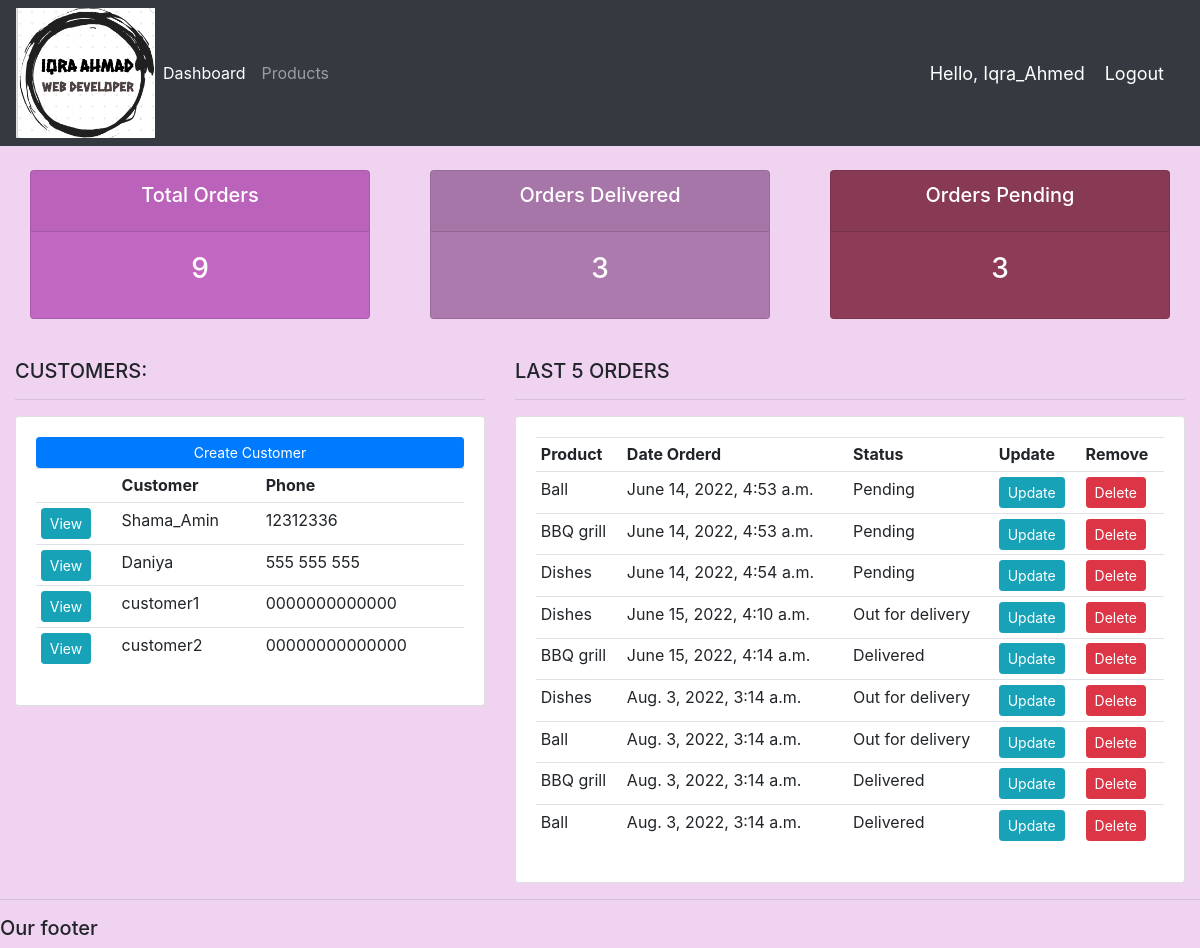
The app's page / (signed in) with its own data.
### accounts/models.py (models this page shows, shortened)
class Customer(models.Model):
	user = models.OneToOneField(User, null=True, blank=True, on_delete=models.CASCADE)
	name = models.CharField(max_length=200, null=True)
	phone = models.CharField(max_length=200, null=True)
	email = models.CharField(max_length=200, null=True)
	profile_pic = models.ImageField(default="profile1.png", null=True, blank=True)
	date_created = models.DateTimeField(auto_now_add=True, null=True)

class Order(models.Model):
	STATUS = (
			('Pending', 'Pending'),
			('Out for delivery', 'Out for delivery'),
			('Delivered', 'Delivered'),
			)
	customer = models.ForeignKey(Customer, null=True, on_delete= models.SET_NULL)
	product = models.ForeignKey(Product, null=True, on_delete= models.SET_NULL)
	date_created = models.DateTimeField(auto_now_add=True, null=True)
	status = models.CharField(max_length=200, null=True, choices=STATUS)
	note = models.CharField(max_length=1000, null=True)

class Product(models.Model):
	CATEGORY = (
			('Indoor', 'Indoor'),
			('Out Door', 'Out Door'),
			)
	name = models.CharField(max_length=200, null=True)
	price = models.FloatField(null=True)
	category = models.CharField(max_length=200, null=True, choices=CATEGORY)
	description = models.CharField(max_length=200, null=True, blank=True)
	date_created = models.DateTimeField(auto_now_add=True, null=True)
	tags = models.ManyToManyField(Tag)
	def __str__(self):
		return self.name

### accounts/decorators.py (the view)
	def wrapper_function(request, *args, **kwargs):
		group = None
		if request.user.groups.exists():
			group = request.user.groups.all()[0].name
		if group == 'customer':
			return redirect('user-page')
		if group == 'admin':
			return view_func(request, *args, **kwargs)

### accounts/views.py (called while the page is built)
@login_required(login_url='login')
@admin_only
def home(request):
	orders = Order.objects.all()
	customers = Customer.objects.all()
	total_customers = customers.count()
	total_orders = orders.count()
	delivered = orders.filter(status='Delivered').count()
	pending = orders.filter(status='Pending').count()
	context = {'orders':orders, 'customers':customers,
	'total_orders':total_orders,'delivered':delivered,
	'pending':pending }
	return render(request, 'accounts/dashboard.html', context)

### accounts/templates/accounts/dashboard.html
{%  extends 'accounts/main.html' %}
{% block content %}
{%  include 'accounts/status.html' %}
<br>
<div class="row">
	<div class="col-md-5">
		<h5>CUSTOMERS:</h5>
		<hr>
		<div class="card card-body">
			<a class="btn btn-primary  btn-sm btn-block" href="">Create Customer</a>
			<table class="table table-sm">
				<tr>
					<th></th>
					<th>Customer</th>
					<th>Phone</th>
				</tr>
				{% for customer in customers %}
					<tr>
						<td><a class="btn btn-sm btn-info" href="{% url 'customer' customer.id %}">View</a></td>
						<td>{{customer.name}}</td>
						<td>{{customer.phone}}</td>
					</tr>
				{% endfor %}
			</table>
		</div>
	</div>
	<div class="col-md-7">
		<h5>LAST 5 ORDERS</h5>
		<hr>
		<div class="card card-body">
			<table class="table table-sm">
				<tr>
					<th>Product</th>
					<th>Date Orderd</th>
					<th>Status</th>
					<th>Update</th>
					<th>Remove</th>
				</tr>
				{% for order in orders %}
					<tr>
						<td>{{order.product}}</td>
						<td>{{order.date_created}}</td>
						<td>{{order.status}}</td>
						<td><a class="btn btn-sm btn-info" href="{% url 'update_order' order.id %}">Update</a></td>
						<td><a class="btn btn-sm btn-danger" href="{% url 'delete_order' order.id %}">Delete</a></td>
					</tr>
				{% endfor %}
			</table>
		</div>
	</div>
</div>
{% endblock %}

### accounts/templates/accounts/main.html (shortened to what this page needs)
{% load static %}
<!DOCTYPE html>
<html>
<head>
	<link rel="stylesheet" href="https://stackpath.bootstrapcdn.com/bootstrap/4.3.1/css/bootstrap.min.css">
	<link rel="stylesheet" type="text/css" href="{% static '/css/main.css' %}">
</head>
<body>
	{%  include 'accounts/navbar.html' %}
	<div class="container-fluid">
	{% block content %}
	{% endblock %}
    </div>
	<hr>
	<h5>Our footer</h5>
</body>
</html>

### accounts/templates/accounts/navbar.html (shortened to what this page needs)
{% load static %}
<nav class="navbar navbar-expand-lg navbar-dark bg-dark">
 <img src="{% static 'images/logo1.png' %}" height="130px">
  <div class="collapse navbar-collapse" id="navbarNav">
    <ul class="navbar-nav">
      {% if request.user.is_staff %}
      <li class="nav-item active">
        <a class="nav-link" href="{% url 'home' %}">Dashboard</a>
      </li>
      <li class="nav-item">
        <a class="nav-link" href="{% url 'products' %}">Products</a>
      </li>
      {% endif%}
    </ul>
  </div>
  <span class="hello-msg">Hello, {{request.user}}</span>
  <span ><a  class="hello-msg" href="{% url 'logout' %}">Logout</a></span>
</nav>

### accounts/templates/accounts/status.html
<br>
<div class="row">
	<div class="col">
		<div class="col-md">
			<div class="card text-center text-white  mb-3" id="total-orders">
			  	<div class="card-header">
			  		<h5 class="card-title">Total Orders</h5>
			  	</div>
			  	<div class="card-body">
			    	<h3 class="card-title">{{total_orders}}</h3>
			  	</div>
			</div>
		</div>
	</div>
	<div class="col">
		<div class="col-md">
			<div class="card text-center text-white  mb-3" id="orders-delivered">
			  	<div class="card-header">
			  		<h5 class="card-title">Orders Delivered</h5>
			  	</div>
			  	<div class="card-body">
			    	<h3 class="card-title">{{delivered}}</h3>
			  	</div>
			</div>
		</div>
	</div>
	<div class="col">
		<div class="col-md">
			<div class="card text-center text-white  mb-3" id="orders-pending">
			  	<div class="card-header">
			  		<h5 class="card-title">Orders Pending</h5>
			  	</div>
			  	<div class="card-body">
			    	<h3 class="card-title">{{pending}}</h3>
			  	</div>
			</div>
		</div>
	</div>
</div>

### static/css/main.css (style rules this page uses)
body { background-color: #efd3f1; }
#total-orders { background-color: #c267c2; }
#orders-delivered { background-color: #ad7aaf; }
#orders-pending { background-color: #8d3b56; }

### accounts/templates/accounts/navbar.html (style rules this page uses)
.hello-msg { font-size: 18px; color: rgb(255, 255, 255); margin-right: 20px; }

### records on screen
Customer: name "Shama_Amin", phone "12312336"
Customer: name "Daniya", phone "555 555 555"
Customer: name "customer1", phone "0000000000000"
Customer: name "customer2", phone "00000000000000"
Order: product "Ball", date_created "June 14, 2022, 4:53 a.m.", status "Pending"
Order: product "BBQ grill", date_created "June 14, 2022, 4:53 a.m.", status "Pending"
Order: product "Dishes", date_created "June 14, 2022, 4:54 a.m.", status "Pending"
Order: product "Dishes", date_created "June 15, 2022, 4:10 a.m.", status "Out for delivery"
Order: product "BBQ grill", date_created "June 15, 2022, 4:14 a.m.", status "Delivered"
Order: product "Dishes", date_created "Aug. 3, 2022, 3:14 a.m.", status "Out for delivery"
Order: product "Ball", date_created "Aug. 3, 2022, 3:14 a.m.", status "Out for delivery"
Order: product "BBQ grill", date_created "Aug. 3, 2022, 3:14 a.m.", status "Delivered"
Order: product "Ball", date_created "Aug. 3, 2022, 3:14 a.m.", status "Delivered"

### other values on screen
{{ request.user }} "Iqra_Ahmed"
{{ total_orders }} "9"
{{ delivered }} "3"
{{ pending }} "3"
